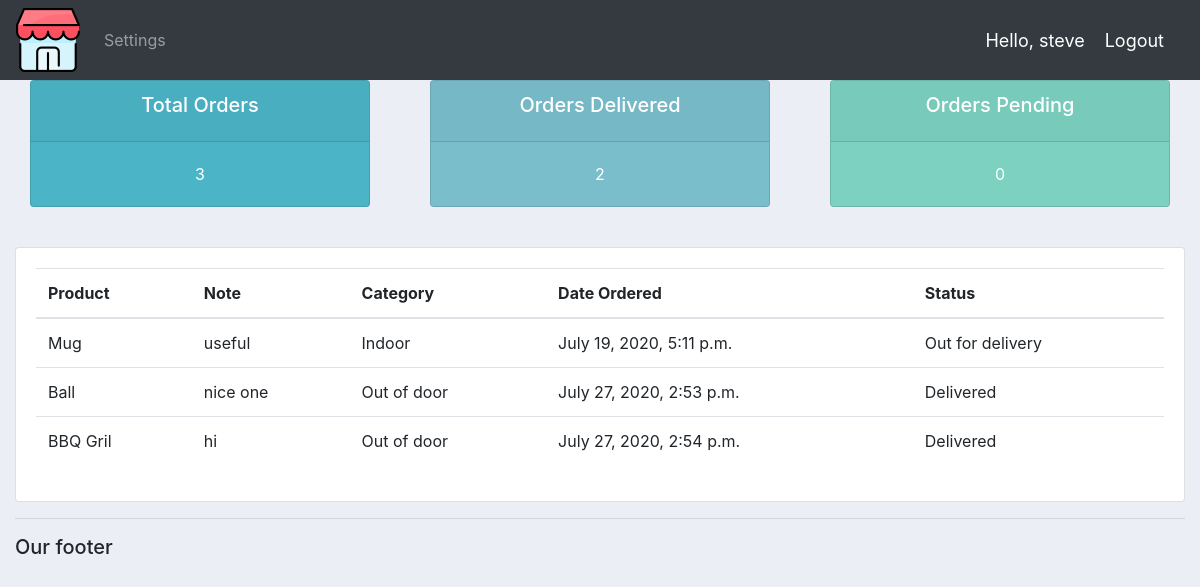
The page /user/ (signed in) on the database its author committed.
### accounts/models.py (models this page shows, shortened)
class Order(models.Model):
    STATUS = (
        ('Pending','Pending'),
        ('Out for delivery', 'Out for delivery'),
        ('Delivered','Delivered')
    )
    customer = models.ForeignKey(Customer, null=True, on_delete = models.SET_NULL)
    product = models.ForeignKey(Product, null=True,on_delete=models.SET_NULL)
    date_created = models.DateTimeField(auto_now_add=True, null=True)
    status = models.CharField(max_length=200, null=True, choices=STATUS)
    note = models.CharField(max_length=1000, null=True)
    def __str__(self):
        return self.product.name + "-" + str(self.product.price)

class Product(models.Model):
    CATEGORYS = (
        ('Indoor','Indoor'),
        ('Out of door','Out of door')
    )
    name = models.CharField(max_length=200, null=True)
    price = models.FloatField(null=True)
    category = models.CharField(max_length=200, null=True, choices=CATEGORYS)
    description = models.CharField(max_length=200, null=True, blank=True)
    date_created = models.DateTimeField(auto_now_add=True, null=True)
    tags = models.ManyToManyField(Tag)

### accounts/decorators.py (the view)
        def wrapper_func(request, *args,**kwargs):
            group = None
            if request.user.groups.exists():
                group = request.user.groups.all()[0].name
            if group in allowed_roles:
                return view_func(request, *args, **kwargs)
            else:
                return HttpResponse('You are not authorized to view this page.')

### accounts/views.py (called while the page is built)
@login_required(login_url="login")
@allowed_users(allowed_roles=['customer'])
def userPage(request):
    orders = request.user.customer.order_set.all()
    total_orders = orders.count()
    delivered = orders.filter(status='Delivered').count()
    pending = orders.filter(status='Pending').count()
    print('orders:', orders)
    context = {'orders': orders,'total_orders':total_orders,'delivered':delivered, 'pending': pending}
    return render(request,'accounts/user.html', context)

### accounts/templates/accounts/user.html
{% extends 'accounts/main.html' %}
{% block content %}
{% include 'accounts/status.html' %}
<br>
<div class="row">
    <div class="col">
        <div class="card card-body">
            <table class="table">
                <thead>
                  <tr>
                    <th scope="col">Product</th>
                    <th>Note</th>
                    <th scope="col">Category</th>
                    <th scope="col">Date Ordered</th>
                    <th scope="col">Status</th>
                  </tr>
                </thead>
                <tbody>
                  {% for order in orders %}
                  <tr>
                     <td>{{order.product.name}}</td>
                     <td>{{order.note}}</td>
                     <td>{{order.product.category}}</td>
                     <td>{{order.date_created}}</td>
                     <td>{{order.status}}</td>
                  </tr>
                  {% endfor %}
                </tbody>
              </table>
        </div>
    </div>
{% endblock %}

### accounts/templates/accounts/navbar.html (shortened to what this page needs)
{% load static %}
<nav class="navbar navbar-expand-lg navbar-dark bg-dark ">
    <img src="{% static 'images/store.png'%} "  class="mr-3">
    <div class="collapse navbar-collapse" id="navbarNavDropdown">
      <ul class="navbar-nav">
        {% if request.user.is_staff %}
        <li class="nav-item active">
          <a class="nav-link" href="{% url 'home' %}">Dashboard <span class="sr-only">(current)</span></a>
        </li>
        <li class="nav-item">
          <a class="nav-link" href="{% url 'products' %}">Products</a>
        </li>
        {% else %}
        <li class="nav-item">
          <a class="nav-link" href="{% url 'account' %}">Settings</a>
        </li>
        {% endif %}
      </ul>
    </div>
    <span class="hello-msg">Hello, {{request.user}} </span>
    <span ><a class="hello-msg" href="{% url 'logout' %}">Logout</a></span>
 </nav>

### static/css/main.css (style rules this page uses)
body { background-color: #ebeff5; }

### accounts/templates/accounts/navbar.html (style rules this page uses)
.hello-msg { font-size: 18px; color:white; margin-right: 20px; }

### rows shown on the page
Order: product.name "Mug", note "useful", product.category "Indoor", date_created "July 19, 2020, 5:11 p.m.", status "Out for delivery"
Order: product.name "Ball", note "nice one", product.category "Out of door", date_created "July 27, 2020, 2:53 p.m.", status "Delivered"
Order: product.name "BBQ Gril", note "hi", product.category "Out of door", date_created "July 27, 2020, 2:54 p.m.", status "Delivered"

### other values the page prints
{{ request.user }} "steve"
{{ total_orders }} "3"
{{ delivered }} "2"
{{ pending }} "0"
